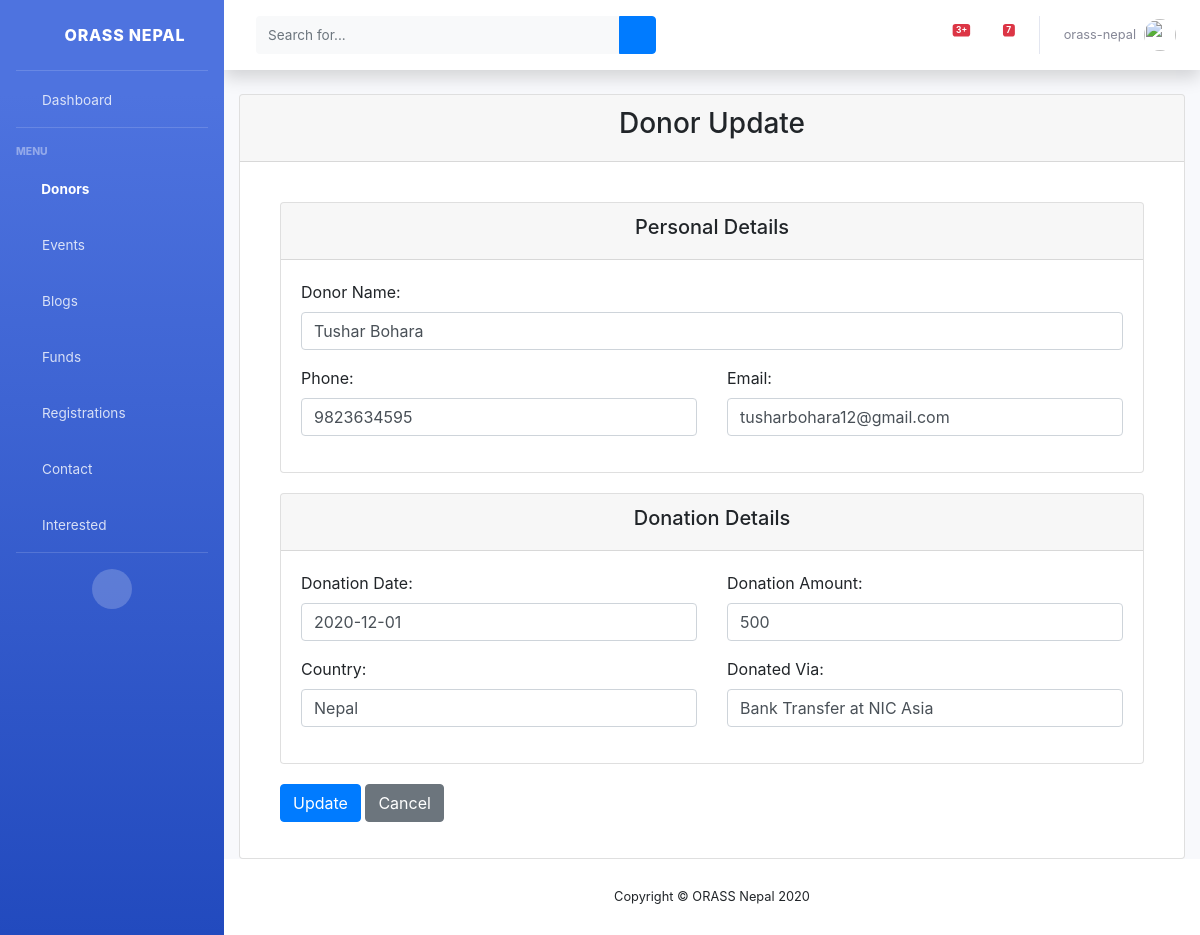
The page /view/donors/1/update/ (signed in) on the database its author committed.
### web/models.py (models this page shows, shortened)
class DonationsDemo(models.Model):
    name = models.CharField(max_length=100)
    date = models.DateField(default=timezone.now)
    amt = models.CharField(max_length=255)
    country = models.CharField(max_length=100)
    donatedVia = models.CharField(max_length=150)
    phone = models.IntegerField(null=True, blank=True)
    email = models.CharField(max_length=255, null=True, blank=True)

### web/views.py (the view, shortened to what this page needs)
# urls.py: path('view/donors/<int:pk>/update/', login_required(DonorUpdateView.as_view(), login_url='/staff'),
class DonorUpdateView(UpdateView):
    model = DonationsDemo
    fields = ('name',
              'date',
              'amt',
              'phone',
              'donatedVia',
              'email',
              'country'
              )
    template_name = 'staff/update_donor_detail.html'
    context_object_name = 'donor'

### web/templates/staff/update_donor_detail.html (shortened to what this page needs)
{% extends 'staff/base.html' %}
{% load widget_tweaks %}
{% block donorActive %}active{% endblock donorActive %}
{% block content %}
<div class="card mb-12">
    <div class="card-header">
        <h3><center>Donor Update</center> </h3>
    </div>
    <div class="card-body">
      <form method="post" style="margin: 0 20px 0 20px;">
        <div class="card" style="margin-top: 20px">
          <div class="card-header"><h5><center>Personal Details</center></h5></div>
          <div class="card-body">
            <div class="row">
              <div class="col-md-12 mb-3">
                  <label>Donor Name:</label>
                  {% render_field form.name class="form-control" placeholder=form.name.label %}
              </div>
                <div class="col-md-6 mb-3">
                  <label>Phone:</label>
                  {% render_field form.phone class="form-control" placeholder=form.phone.label %}
                </div>
                <div class="col-md-6 mb-3">
                  <label>Email:</label>
                  {% render_field form.email class="form-control" placeholder=form.email.label %}
                </div>
            </div>
          </div>
        </div>
        <div class="card" style="margin-top: 20px">
          <div class="card-header"><h5><center>Donation Details</center> </h5></div>
          <div class="card-body">
            <div class="row">
              <div class="col-md-6 mb-3">
                  <label>Donation Date:</label>
                  {% render_field form.date class="form-control" placeholder=form.date.label %}
              </div>
                <div class="col-md-6 mb-3">
                  <label>Donation Amount:</label>
                  {% render_field form.amt class="form-control" placeholder=form.date.label %}
                </div>
                <div class="col-md-6 mb-3">
                  <label>Country:</label>
                  {% render_field form.country class="form-control" placeholder=form.country.label %}
                </div>
                <div class="col-md-6 mb-3">
                  <label>Donated Via:</label>
                  {% render_field form.donatedVia class="form-control" placeholder=form.donatedVia.label %}
                </div>
            </div>
          </div>
        </div>
        <div class="form-group" style="margin-top: 20px" >
            <input class="btn btn-primary" type="submit" value="Update">
            <a href="{% url 'web:donor-detail' donor.id %}" class="btn btn-secondary">Cancel</a>
        </div>
      </form>
    </div>
  </div>
{% endblock content %}

### web/templates/staff/base.html (shortened to what this page needs)
{% load static %}
<!DOCTYPE html>
<html lang="en">
<head>
    <link href="{% static 'vendor/fontawesome-free/css/all.min.css' %}" rel="stylesheet" type="text/css">
    <link href="{% static 'css/sb-admin-2.min.css' %}" rel="stylesheet">
    <link rel="stylesheet" href="https://netdna.bootstrapcdn.com/font-awesome/4.7.0/css/font-awesome.css">
    <link rel="stylesheet" href="https://stackpath.bootstrapcdn.com/bootstrap/4.1.3/css/bootstrap.min.css">
</head>
<body id="page-top">
    <div id="wrapper">
        <ul class="navbar-nav bg-gradient-primary sidebar sidebar-dark accordion" id="accordionSidebar">
            <a class="sidebar-brand d-flex align-items-center justify-content-center" href="{% url 'web:dashboard' %}">
                <div class="sidebar-brand-icon rotate-n-15">
                    <i class="fas fa-laugh-wink"></i>
                </div>
                <div class="sidebar-brand-text mx-3">ORASS Nepal</div>
            </a>
            <hr class="sidebar-divider my-0">
            <li class="nav-item {% block dashActive %}{% endblock dashActive %}">
                <a class="nav-link" href="{% url 'web:dashboard' %}">
                    <i class="fas fa-fw fa-tachometer-alt"></i>
                    <span>Dashboard</span></a>
            </li>
            <hr class="sidebar-divider">
            <div class="sidebar-heading">
                Menu
            </div>
            <li class="nav-item {% block donorActive %}{% endblock donorActive %}">
                <a class="nav-link" href="{% url 'web:view-donor' %}">
                    <i class="fas fa-fw fa-donate"></i>
                    <span>Donors</span></a>
            </li>
            <li class="nav-item {% block eventActive %}{% endblock eventActive %}">
                <a class="nav-link" href="{% url 'web:view-event' %}">
                    <i class="fas fa-fw fa-table"></i>
                    <span>Events</span></a>
            </li>
            <li class="nav-item {% block blogActive %}{% endblock blogActive %}">
                <a class="nav-link" href="{% url 'web:view-blog' %}">
                    <i class="fas fa-fw fa-blog"></i>
                    <span>Blogs</span></a>
            </li>
            <li class="nav-item {% block fundActive %}{% endblock fundActive %}">
                <a class="nav-link" href="{% url 'web:view-fund' 1 %}">
                    <i class="fas fa-fw fa-money"></i>
                    <span>Funds</span></a>
            </li>
            <li class="nav-item {% block regActive %}{% endblock regActive %}">
                <a class="nav-link" href="{% url 'web:view-registration' %}">
                    <i class="fas fa-fw fa-folder"></i>
                    <span>Registrations</span></a>
            </li>
            <li class="nav-item {% block contActive %}{% endblock contActive %}">
                <a class="nav-link" href="{% url 'web:view-query' %}">
                    <i class="fas fa-fw fa-comments"></i>
                    <span>Contact</span></a>
            </li>
            <li class="nav-item {% block intActive %}{% endblock intActive %}">
                <a class="nav-link" href="{% url 'web:view-interested' %}">
                    <i class="fas fa-fw fa-users"></i>
                    <span>Interested</span></a>
            </li>
            <hr class="sidebar-divider d-none d-md-block">
            <div class="text-center d-none d-md-inline">
                <button class="rounded-circle border-0" id="sidebarToggle"></button>
            </div>
        </ul>
        <div id="content-wrapper" class="d-flex flex-column">
            <div id="content">
                <nav class="navbar navbar-expand navbar-light bg-white topbar mb-4 static-top shadow">
                    <form
                        class="d-none d-sm-inline-block form-inline mr-auto ml-md-3 my-2 my-md-0 mw-100 navbar-search">
                        <div class="input-group">
                            <input type="text" class="form-control bg-light border-0 small" placeholder="Search for..."
                                aria-label="Search" aria-describedby="basic-addon2">
                            <div class="input-group-append">
                                <button class="btn btn-primary" type="button">
                                    <i class="fas fa-search fa-sm"></i>
                                </button>
                            </div>
                        </div>
                    </form>
                    <ul class="navbar-nav ml-auto">
                        <li class="nav-item dropdown no-arrow mx-1">
                            <a class="nav-link dropdown-toggle" href="#" id="alertsDropdown" role="button"
                                data-toggle="dropdown" aria-haspopup="true" aria-expanded="false">
                                <span class="badge badge-danger badge-counter">3+</span>
                            </a>
                        </li>
                        <li class="nav-item dropdown no-arrow mx-1">
                            <a class="nav-link dropdown-toggle" href="#" id="messagesDropdown" role="button"
                                data-toggle="dropdown" aria-haspopup="true" aria-expanded="false">
                                <i class="fas fa-envelope fa-fw"></i>
                                <span class="badge badge-danger badge-counter">7</span>
                            </a>
                        </li>
                        <li class="nav-item dropdown no-arrow">
                            <a class="nav-link dropdown-toggle" href="#" id="userDropdown" role="button"
                                data-toggle="dropdown" aria-haspopup="true" aria-expanded="false">
                                <span class="mr-2 d-none d-lg-inline text-gray-600 small">{{ user.username }}</span>
                                <img class="img-profile rounded-circle"
                                    src="{% static 'images/undraw_profile.svg' %}">
                            </a>
                        </li>
                    </ul>
                </nav>
                <div class="container-fluid">
                    {% block content %}
                    {% endblock content %}
                </div>
            </div>
            <footer class="sticky-footer bg-white">
                <div class="container my-auto">
                    <div class="copyright text-center my-auto">
                        <span>Copyright &copy; ORASS Nepal 2020</span>
                    </div>
                </div>
            </footer>
        </div>
    </div>
</body>
</html>

### rows shown on the page
DonationsDemo: name "Tushar Bohara", phone "9823634595", email "tusharbohara12@gmail.com", date "2020-12-01", amt "500", country "Nepal", donatedVia "Bank Transfer at NIC Asia"

### other values the page prints
{{ user.username }} "orass-nepal"
